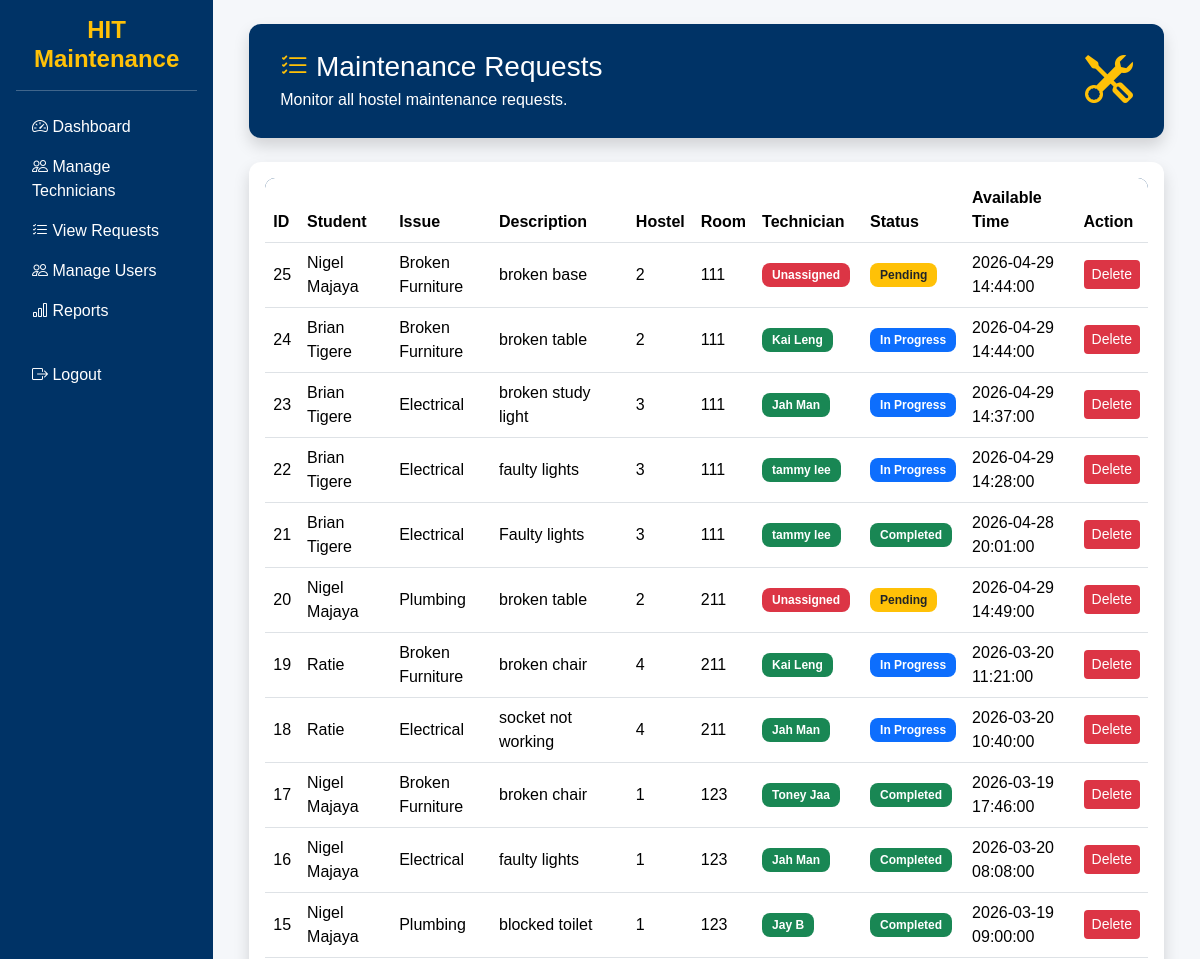
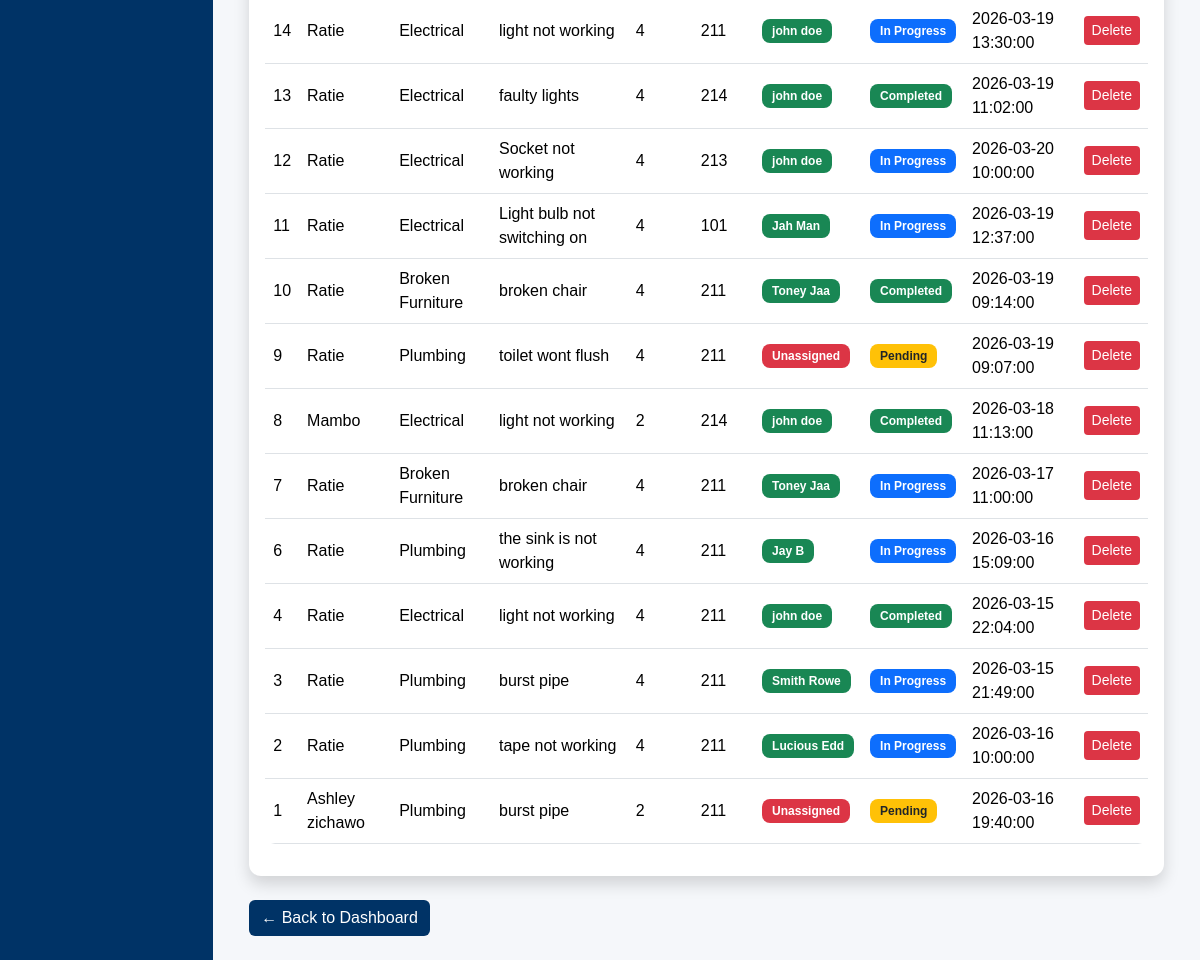
Screenshot of /student/hostel-maintenance-portal/supervisor/view_requests.php (signed in) with the database file from the repository (2 pictures, top to bottom).
### tables this page shows
CREATE TABLE `requests` (
  `id` int(11) NOT NULL,
  `student_id` int(11) DEFAULT NULL,
  `issue_type_id` int(11) DEFAULT NULL,
  `hostel` varchar(50) DEFAULT NULL,
  `room` varchar(20) DEFAULT NULL,
  `description` text DEFAULT NULL,
  `available_time` datetime DEFAULT NULL,
  `status` enum('pending','in_progress','completed') DEFAULT 'pending',
  `assigned_staff` int(11) DEFAULT NULL,
  `created_at` timestamp NOT NULL DEFAULT current_timestamp(),
  `technician_arrived` tinyint(1) DEFAULT NULL,
  `rating` int(11) DEFAULT NULL
);

CREATE TABLE `users` (
  `id` int(11) NOT NULL,
  `name` varchar(100) DEFAULT NULL,
  `email` varchar(100) DEFAULT NULL,
  `password` varchar(255) DEFAULT NULL,
  `role` enum('student','staff','supervisor') DEFAULT NULL,
  `hostel` varchar(50) DEFAULT NULL,
  `room` varchar(20) DEFAULT NULL,
  `created_at` timestamp NOT NULL DEFAULT current_timestamp(),
  `google_id` varchar(255) DEFAULT NULL,
  `profile_pic` text DEFAULT NULL
);

CREATE TABLE `issue_types` (
  `id` int(11) NOT NULL,
  `issue_name` varchar(50) DEFAULT NULL
);

### student/hostel-maintenance-portal/supervisor/view_requests.php (the view, shortened to what this page needs)
<?php
include("../config/database.php");
$sql = "SELECT requests.*, users.name AS student_name,
        issue_types.issue_name,
        staff_users.name AS technician
        FROM requests
        JOIN users ON requests.student_id = users.id
        JOIN issue_types ON requests.issue_type_id = issue_types.id
        LEFT JOIN staff ON requests.assigned_staff = staff.id
        LEFT JOIN users AS staff_users ON staff.user_id = staff_users.id
        ORDER BY requests.created_at DESC";
$result = $conn->query($sql);
?>
<?php include("../includes/header.php"); ?>
<?php include("../includes/sidebar.php"); ?>
<div class="container-fluid">
<div class="card shadow border-0 mb-4 page-header">
<div class="card-body d-flex justify-content-between align-items-center">
<div>
<h3 class="mb-1 text-white">
<i class="bi bi-list-check text-warning"></i> Maintenance Requests
</h3>
<p class="mb-0 text-white">
Monitor all hostel maintenance requests.
</p>
</div>
<i class="bi bi-tools display-5 text-warning"></i>
</div>
</div>
<div class="card shadow border-0">
<div class="card-body">
<div class="table-responsive">
<table class="table table-hover align-middle">
<thead>
<tr>
<th>ID</th>
<th>Student</th>
<th>Issue</th>
<th>Description</th>
<th>Hostel</th>
<th>Room</th>
<th>Technician</th>
<th>Status</th>
<th>Available Time</th>
<th>Action</th>
</tr>
</thead>
<tbody>
<?php
if($result->num_rows > 0){
while($row = $result->fetch_assoc()){
?>
<tr>
<td><?php echo $row['id']; ?></td>
<td><?php echo $row['student_name']; ?></td>
<td><?php echo $row['issue_name']; ?></td>
<td><?php echo $row['description']; ?></td>
<td><?php echo $row['hostel']; ?></td>
<td><?php echo $row['room']; ?></td>
<td>
<?php
if($row['technician']){
    echo "<span class='badge bg-success'>".$row['technician']."</span>";
}else{
    echo "<span class='badge bg-danger'>Unassigned</span>";
}
?>
</td>
<td>
<?php
if($row['status'] == "pending"){
    echo "<span class='badge bg-warning text-dark'>Pending</span>";
}
elseif($row['status'] == "in_progress"){
    echo "<span class='badge bg-primary'>In Progress</span>";
}
else{
    echo "<span class='badge bg-success'>Completed</span>";
}
?>
</td>
<td><?php echo $row['available_time']; ?></td>
<td>
<a href="delete_request.php?id=<?php echo $row['id']; ?>"
class="btn btn-danger btn-sm"
onclick="return confirm('Delete this request?')">
Delete
</a>
</td>
</tr>
<?php
}
}else{
echo "<tr><td colspan='10' class='text-center'>No maintenance requests found</td></tr>";
}
?>
</tbody>
</table>
</div>
</div>
</div>
<div class="mt-4">
<a href="dashboard.php" class="btn btn-primary">
← Back to Dashboard
</a>
</div>
</div>
<?php include("../includes/sidebar_end.php"); ?>
<?php include("../includes/footer.php"); ?>

### student/hostel-maintenance-portal/assets/css/style.css (style rules this page uses)
:root { --hit-blue: #003366; --hit-blue-dark: #002244; --hit-gold: #FFD700; --hit-light: #F5F7FA; --hit-dark: #1A1A1A; }
body { font-family: Arial, sans-serif; background-color: var(--hit-light); margin: 0; padding: 0; }
.card { border-radius: 12px; box-shadow: 0 2px 8px rgba(0,0,0,0.05); }
h3, h4, h5 { color: inherit; }
.page-header { background: var(--hit-blue); color: white; border-radius: 12px; padding: 10px 15px; margin-bottom: 15px; }
.table { background: white; border-radius: 10px; overflow: hidden; }
.table thead { background: var(--hit-blue); color: white; }
.btn-primary { background-color: var(--hit-blue); border: none; }
.btn-danger { background-color: #dc3545; border: none; }
.badge { padding: 6px 10px; border-radius: 8px; font-size: 12px; }

### rows the page displays
requests: id "25", student.name "Nigel Majaya", issue_type.issue_name "Broken Furniture", description "broken base", hostel "2", room "111", shows "Unassigned", status "Pending", available_time "2026-04-29 14:44:00"
requests: id "24", student.name "Brian Tigere", issue_type.issue_name "Broken Furniture", description "broken table", hostel "2", room "111", users.name "Kai Leng", status "In Progress", available_time "2026-04-29 14:44:00"
requests: id "23", student.name "Brian Tigere", issue_type.issue_name "Electrical", description "broken study light", hostel "3", room "111", users.name "Jah Man", status "In Progress", available_time "2026-04-29 14:37:00"
requests: id "22", student.name "Brian Tigere", issue_type.issue_name "Electrical", description "faulty lights", hostel "3", room "111", users.name "tammy lee", status "In Progress", available_time "2026-04-29 14:28:00"
requests: id "21", student.name "Brian Tigere", issue_type.issue_name "Electrical", description "Faulty lights", hostel "3", room "111", users.name "tammy lee", status "Completed", available_time "2026-04-28 20:01:00"
requests: id "20", student.name "Nigel Majaya", issue_type.issue_name "Plumbing", description "broken table", hostel "2", room "211", shows "Unassigned", status "Pending", available_time "2026-04-29 14:49:00"
requests: id "19", student.name "Ratie", issue_type.issue_name "Broken Furniture", description "broken chair", hostel "4", room "211", users.name "Kai Leng", status "In Progress", available_time "2026-03-20 11:21:00"
requests: id "18", student.name "Ratie", issue_type.issue_name "Electrical", description "socket not working", hostel "4", room "211", users.name "Jah Man", status "In Progress", available_time "2026-03-20 10:40:00"
requests: id "17", student.name "Nigel Majaya", issue_type.issue_name "Broken Furniture", description "broken chair", hostel "1", room "123", users.name "Toney Jaa", status "Completed", available_time "2026-03-19 17:46:00"
requests: id "16", student.name "Nigel Majaya", issue_type.issue_name "Electrical", description "faulty lights", hostel "1", room "123", users.name "Jah Man", status "Completed", available_time "2026-03-20 08:08:00"
requests: id "15", student.name "Nigel Majaya", issue_type.issue_name "Plumbing", description "blocked toilet", hostel "1", room "123", users.name "Jay B", status "Completed", available_time "2026-03-19 09:00:00"
requests: id "14", student.name "Ratie", issue_type.issue_name "Electrical", description "light not working", hostel "4", room "211", users.name "john doe", status "In Progress", available_time "2026-03-19 13:30:00"
requests: id "13", student.name "Ratie", issue_type.issue_name "Electrical", description "faulty lights", hostel "4", room "214", users.name "john doe", status "Completed", available_time "2026-03-19 11:02:00"
requests: id "12", student.name "Ratie", issue_type.issue_name "Electrical", description "Socket not working", hostel "4", room "213", users.name "john doe", status "In Progress", available_time "2026-03-20 10:00:00"
requests: id "11", student.name "Ratie", issue_type.issue_name "Electrical", description "Light bulb not switching on", hostel "4", room "101", users.name "Jah Man", status "In Progress", available_time "2026-03-19 12:37:00"
requests: id "10", student.name "Ratie", issue_type.issue_name "Broken Furniture", description "broken chair", hostel "4", room "211", users.name "Toney Jaa", status "Completed", available_time "2026-03-19 09:14:00"
requests: id "9", student.name "Ratie", issue_type.issue_name "Plumbing", description "toilet wont flush", hostel "4", room "211", shows "Unassigned", status "Pending", available_time "2026-03-19 09:07:00"
requests: id "8", student.name "Mambo", issue_type.issue_name "Electrical", description "light not working", hostel "2", room "214", users.name "john doe", status "Completed", available_time "2026-03-18 11:13:00"
requests: id "7", student.name "Ratie", issue_type.issue_name "Broken Furniture", description "broken chair", hostel "4", room "211", users.name "Toney Jaa", status "In Progress", available_time "2026-03-17 11:00:00"
requests: id "6", student.name "Ratie", issue_type.issue_name "Plumbing", description "the sink is not working", hostel "4", room "211", users.name "Jay B", status "In Progress", available_time "2026-03-16 15:09:00"
requests: id "4", student.name "Ratie", issue_type.issue_name "Electrical", description "light not working", hostel "4", room "211", users.name "john doe", status "Completed", available_time "2026-03-15 22:04:00"
requests: id "3", student.name "Ratie", issue_type.issue_name "Plumbing", description "burst pipe", hostel "4", room "211", users.name "Smith Rowe", status "In Progress", available_time "2026-03-15 21:49:00"
requests: id "2", student.name "Ratie", issue_type.issue_name "Plumbing", description "tape not working", hostel "4", room "211", users.name "Lucious Edd", status "In Progress", available_time "2026-03-16 10:00:00"
requests: id "1", student.name "Ashley zichawo", issue_type.issue_name "Plumbing", description "burst pipe", hostel "2", room "211", shows "Unassigned", status "Pending", available_time "2026-03-16 19:40:00"
